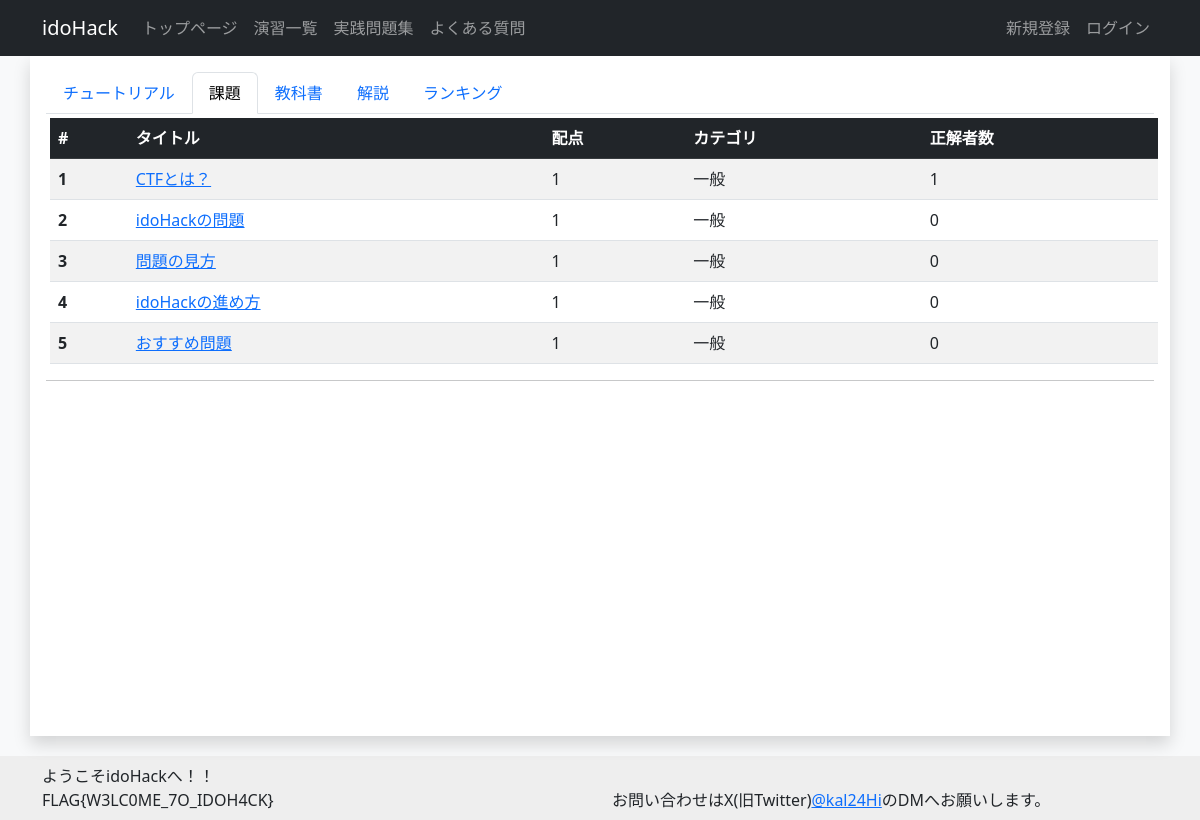
Screenshot of /exercise/1/tasks/ with the database file from the repository.
### challenge/models.py (models this page shows, shortened)
class ExerciseModel(models.Model):
    category = models.ForeignKey(CategoryModel, on_delete=models.SET_NULL, null=True, verbose_name="カテゴリ") # カテゴリ
    exercise_number = models.IntegerField(default=0, verbose_name="番号") # 演習の番号
    exercise_title = models.CharField(max_length=100, default="", verbose_name="タイトル") # 演習のタイトル
    summary = models.TextField(blank=True, default="", verbose_name="概要") # 演習の概要
    exercise_discription = MDTextField(default="", verbose_name="説明") # 演習の説明
    visible = models.BooleanField(default=False, verbose_name="一般ユーザへの公開") # 演習が公開されているかどうか
    textbook_url = models.URLField(blank=True, verbose_name="教科書URL") # 教科書のURL
    explanation_url = models.URLField(blank=True, verbose_name="解説URL") # 解説のURL
    created_at = models.DateTimeField(auto_now_add=True, verbose_name="作成日時") # 課題の作成日時
    updated_at = models.DateTimeField(auto_now=True, verbose_name="作成日時") # 課題の更新日時
    class Meta:
        verbose_name = 'Exercise'

class ChallengeModel(models.Model):
    category = models.ForeignKey(CategoryModel, on_delete=models.SET_NULL, null=True, verbose_name="カテゴリ") # カテゴリ
    exercise_title = models.ForeignKey(ExerciseModel, on_delete=models.SET_NULL, null=True, verbose_name="演習名") # 演習のタイトル
    challenge_number = models.IntegerField(default=0, verbose_name="番号") # 課題の番号
    challenge_title = models.CharField(max_length=100,  default="", verbose_name="タイトル", unique=True) # 課題のタイトル
    score = models.IntegerField(default="", verbose_name="配点") # 課題の配点
    flag = models.CharField(max_length=100,  default="", verbose_name="フラグ") # フラグ
    visible = models.BooleanField(default=False, verbose_name="一般ユーザへの公開") # 課題が公開されているかどうか
    is_practice = models.BooleanField(default=False, verbose_name="実戦問題に表示する。") # 実戦問題かどうか
    discription = MDTextField(default="", verbose_name="説明") # 課題の説明
    hint_one = models.CharField(max_length=200, default="", blank=True, verbose_name="ヒントその１")
    hint_two = models.CharField(max_length=200, default="", blank=True, verbose_name="ヒントその２")
    hint_three = models.CharField(max_length=200, default="", blank=True, verbose_name="ヒントその３")
    cleared_count = models.IntegerField(default=0, verbose_name="クリア者数") # 課題をクリアした人数
    created_at = models.DateTimeField(auto_now_add=True, verbose_name="作成日時") # 課題の作成日時
    updated_at = models.DateTimeField(auto_now=True, verbose_name="更新日時") # 課題の更新日時
    class Meta:
        verbose_name = 'Challenge'

class CategoryModel(models.Model):
    category = models.CharField(max_length=100, default="", verbose_name="カテゴリ名") # カテゴリ名
    category_discription = models.TextField(blank=True, default="", verbose_name="説明") # カテゴリの説明
    class Meta:
        verbose_name = 'Category'

### challenge/views.py (the view)
# urls.py: path('exercise/<int:pk>/tasks/', views.ChallengeListView.as_view(), name='challenge_list'),
class ChallengeListView(ListView):
    model = ChallengeModel
    template_name = 'challenge/challenge_list.html'
    context_object_name = 'challenge_list'
    def get_queryset(self) -> Any:
        return ChallengeModel.objects.filter(exercise_title=self.kwargs['pk'])
    def get_context_data(self, **kwargs: Any) -> Any:
        context = super().get_context_data(**kwargs)
        context['exercise_detail'] = ExerciseModel.objects.get(pk=self.kwargs['pk'])
        return context

### templates/challenge/challenge_list.html
{% extends "base.html" %}
{% load markdown_extras%}
{% block content %}
<ul class="nav nav-tabs">
  <li class="nav-item">
    <a class="nav-link" aria-current="page" href="{%url 'exercise_detail' exercise_detail.id%}">{{exercise_detail.exercise_title}}</a>
  </li>
  <li class="nav-item">
    <a class="nav-link active" aria-current="page" href="#">課題</a>
  </li>
  <li class="nav-item">
    <a class="nav-link" aria-current="page" href="#">教科書</a>
  </li>
  <li class="nav-item">
    <a class="nav-link" aria-current="page" href="#">解説</a>
  </li>
  <li class="nav-item">
    <a class="nav-link" aria-current="page" href="#">ランキング</a>
  </li>
</ul>
<table class="table table-striped table-hover m-1">
  <thead>
    <tr class="table-dark">
      <th scope="col">#</th>
      <th scope="col">タイトル</th>
      <th scope="col">配点</th>
      <th scope="col">カテゴリ</th>
      <th scope="col">正解者数</th>
    </tr>
  </thead>
  <tbody>
        {%for challenge in challenge_list%}
        <tr>
            <th scope="row">{{challenge.challenge_number}}</th>
            <td><a href="{%url 'challenge_detail' exercise_detail.id challenge.id%}">{{challenge.challenge_title}}</a></td>
            <td>{{challenge.score}}</td>
            <td>{{challenge.category.category}}</td>
            <td>{{challenge.cleared_count}}</td>
        </tr>
        {%endfor%}
  </tbody>
</table>
<hr>
{% endblock %}

### rows the page displays
ExerciseModel: exercise_title "チュートリアル"
ChallengeModel: challenge_number "1", challenge_title "CTFとは？", score "1", category.category "一般", cleared_count "1"
ChallengeModel: challenge_number "2", challenge_title "idoHackの問題", score "1", category.category "一般", cleared_count "0"
ChallengeModel: challenge_number "3", challenge_title "問題の見方", score "1", category.category "一般", cleared_count "0"
ChallengeModel: challenge_number "4", challenge_title "idoHackの進め方", score "1", category.category "一般", cleared_count "0"
ChallengeModel: challenge_number "5", challenge_title "おすすめ問題", score "1", category.category "一般", cleared_count "0"
